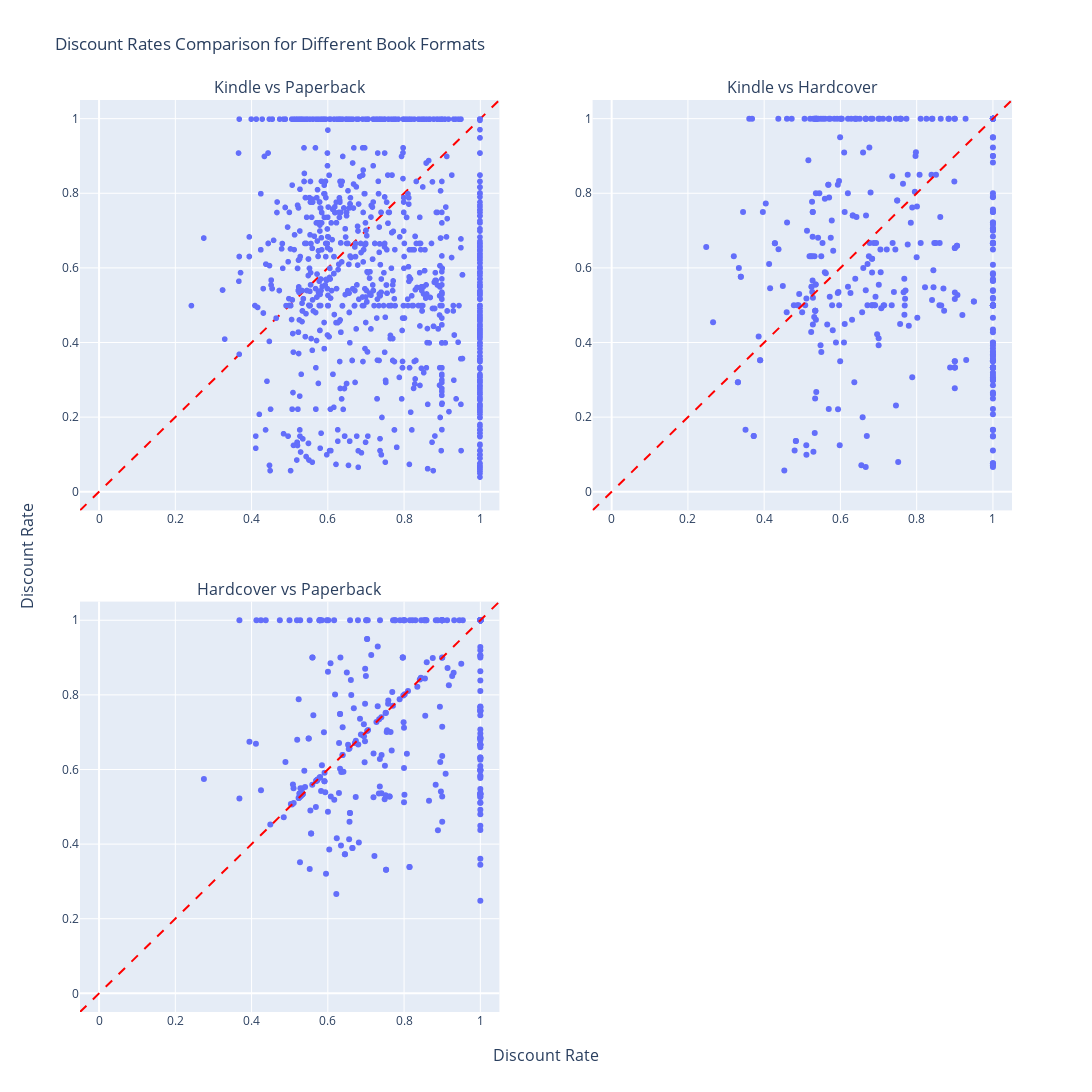

Notebook source saved alongside this figure:
### Code cell
def plot_discount_rate_scatter(data: pd.DataFrame):
    # 設置軸的範圍和單位長
    min_val = -0.05
    max_val = 1.05

    # 創建子圖布局
    fig = make_subplots(
        rows=2,
        cols=2,
        subplot_titles=("Kindle vs Paperback", "Kindle vs Hardcover", "Hardcover vs Paperback", ""),
        x_title="Discount Rate",
        y_title="Discount Rate",
        vertical_spacing=0.1,
        horizontal_spacing=0.1,
    )

    # Kindle vs Paperback
    filtered_data_1 = data.dropna(subset=["paperback-discount_rate", "kindle-discount_rate"])
    scatter1 = px.scatter(filtered_data_1, x="paperback-discount_rate", y="kindle-discount_rate")
    scatter1.update_traces(showlegend=False)
    fig.add_traces(scatter1.data, rows=1, cols=1)

    # Kindle vs Hardcover
    filtered_data_2 = data.dropna(subset=["hardcover-discount_rate", "kindle-discount_rate"])
    scatter2 = px.scatter(filtered_data_2, x="hardcover-discount_rate", y="kindle-discount_rate")
    scatter2.update_traces(showlegend=False)
    fig.add_traces(scatter2.data, rows=1, cols=2)

    # Hardcover vs Paperback
    filtered_data_3 = data.dropna(subset=["paperback-discount_rate", "hardcover-discount_rate"])
    scatter3 = px.scatter(filtered_data_3, x="paperback-discount_rate", y="hardcover-discount_rate")
    scatter3.update_traces(showlegend=False)
    fig.add_traces(scatter3.data, rows=2, cols=1)

    # 更新子圖佈局，設置軸範圍和單位長
    fig.update_layout(
        height=1200,
        width=1200,
        title_text="Discount Rates Comparison for Different Book Formats",
        xaxis1=dict(range=[min_val, max_val]),
        yaxis1=dict(range=[min_val, max_val]),
        xaxis2=dict(range=[min_val, max_val]),
        yaxis2=dict(range=[min_val, max_val]),
        xaxis3=dict(range=[min_val, max_val]),
        yaxis3=dict(range=[min_val, max_val]),
    )

    # 添加45度線
    for i in range(1, 4):
        fig.add_trace(go.Scatter(x=[min_val, max_val], y=[min_val, max_val], mode="lines", line=dict(color="red", dash="dash"), showlegend=False), row=(i + 1) // 2, col=(i + 1) % 2 + 1)

    fig.write_image("0808_figs knidle_1dep 3formats/discount_rate_scatter.svg")
    fig.show()


# 假設你的數據存在 data_kindle_1dep
plot_discount_rate_scatter(data_kindle_1dep)

### Figure 1 — Plotly figure (JSON) as saved in the notebook; plotly's stock layout.template omitted (floating-point values rounded to 4 significant figures; data arrays with more than 128 entries replaced by an {"elided": "..."} marker saying what was removed)
{"data": [{"hovertemplate": "paperback-discount_rate=%{x}<br>kindle-discount_rate=%{y}<extra></extra>", "legendgroup": "", "marker": {"color": "#636efa", "symbol": "circle"}, "mode": "markers", "name": "", "showlegend": false, "type": "scattergl", "x": {"elided": "1523 float values"}, "xaxis": "x", "y": {"elided": "1523 float values"}, "yaxis": "y"}, {"hovertemplate": "hardcover-discount_rate=%{x}<br>kindle-discount_rate=%{y}<extra></extra>", "legendgroup": "", "marker": {"color": "#636efa", "symbol": "circle"}, "mode": "markers", "name": "", "orientation": "v", "showlegend": false, "type": "scatter", "x": {"elided": "393 float values"}, "xaxis": "x2", "y": {"elided": "393 float values"}, "yaxis": "y2"}, {"hovertemplate": "paperback-discount_rate=%{x}<br>hardcover-discount_rate=%{y}<extra></extra>", "legendgroup": "", "marker": {"color": "#636efa", "symbol": "circle"}, "mode": "markers", "name": "", "orientation": "v", "showlegend": false, "type": "scatter", "x": {"elided": "359 float values"}, "xaxis": "x3", "y": {"elided": "359 float values"}, "yaxis": "y3"}, {"line": {"color": "red", "dash": "dash"}, "mode": "lines", "showlegend": false, "type": "scatter", "x": [-0.05, 1.05], "xaxis": "x", "y": [-0.05, 1.05], "yaxis": "y"}, {"line": {"color": "red", "dash": "dash"}, "mode": "lines", "showlegend": false, "type": "scatter", "x": [-0.05, 1.05], "xaxis": "x2", "y": [-0.05, 1.05], "yaxis": "y2"}, {"line": {"color": "red", "dash": "dash"}, "mode": "lines", "showlegend": false, "type": "scatter", "x": [-0.05, 1.05], "xaxis": "x3", "y": [-0.05, 1.05], "yaxis": "y3"}], "layout": {"annotations": [{"font": {"size": 16}, "showarrow": false, "text": "Kindle vs Paperback", "x": 0.225, "xanchor": "center", "xref": "paper", "y": 1, "yanchor": "bottom", "yref": "paper"}, {"font": {"size": 16}, "showarrow": false, "text": "Kindle vs Hardcover", "x": 0.775, "xanchor": "center", "xref": "paper", "y": 1, "yanchor": "bottom", "yref": "paper"}, {"font": {"size": 16}, "showarrow": false, "text": "Hardcover vs Paperback", "x": 0.225, "xanchor": "center", "xref": "paper", "y": 0.45, "yanchor": "bottom", "yref": "paper"}, {"font": {"size": 16}, "showarrow": false, "text": "Discount Rate", "x": 0.5, "xanchor": "center", "xref": "paper", "y": 0, "yanchor": "top", "yref": "paper", "yshift": -30}, {"font": {"size": 16}, "showarrow": false, "text": "Discount Rate", "textangle": -90, "x": 0, "xanchor": "right", "xref": "paper", "xshift": -40, "y": 0.5, "yanchor": "middle", "yref": "paper"}], "height": 1200, "title": {"text": "Discount Rates Comparison for Different Book Formats"}, "width": 1200, "xaxis": {"anchor": "y", "domain": [0, 0.45], "range": [-0.05, 1.05]}, "xaxis2": {"anchor": "y2", "domain": [0.55, 1], "range": [-0.05, 1.05]}, "xaxis3": {"anchor": "y3", "domain": [0, 0.45], "range": [-0.05, 1.05]}, "xaxis4": {"anchor": "y4", "domain": [0.55, 1]}, "yaxis": {"anchor": "x", "domain": [0.55, 1], "range": [-0.05, 1.05]}, "yaxis2": {"anchor": "x2", "domain": [0.55, 1], "range": [-0.05, 1.05]}, "yaxis3": {"anchor": "x3", "domain": [0, 0.45], "range": [-0.05, 1.05]}, "yaxis4": {"anchor": "x4", "domain": [0, 0.45]}}}
